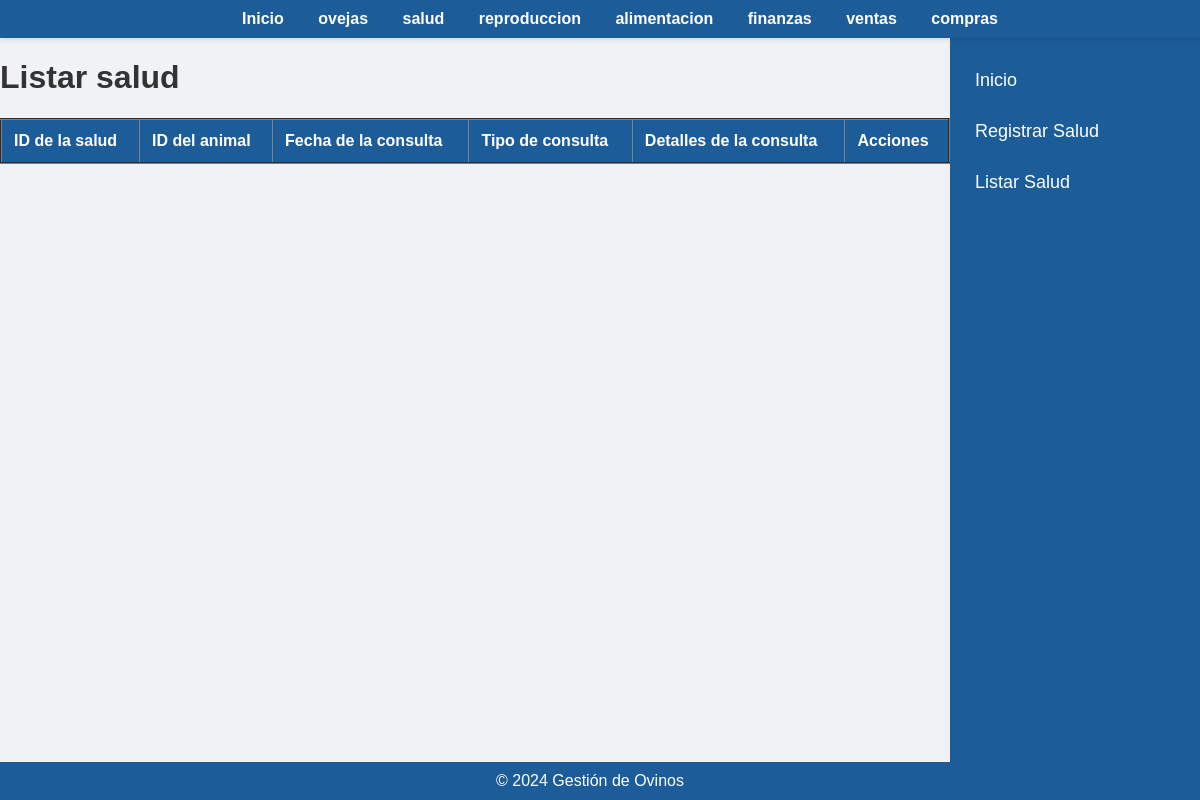
The page /listar_salud on the database as committed earlier.
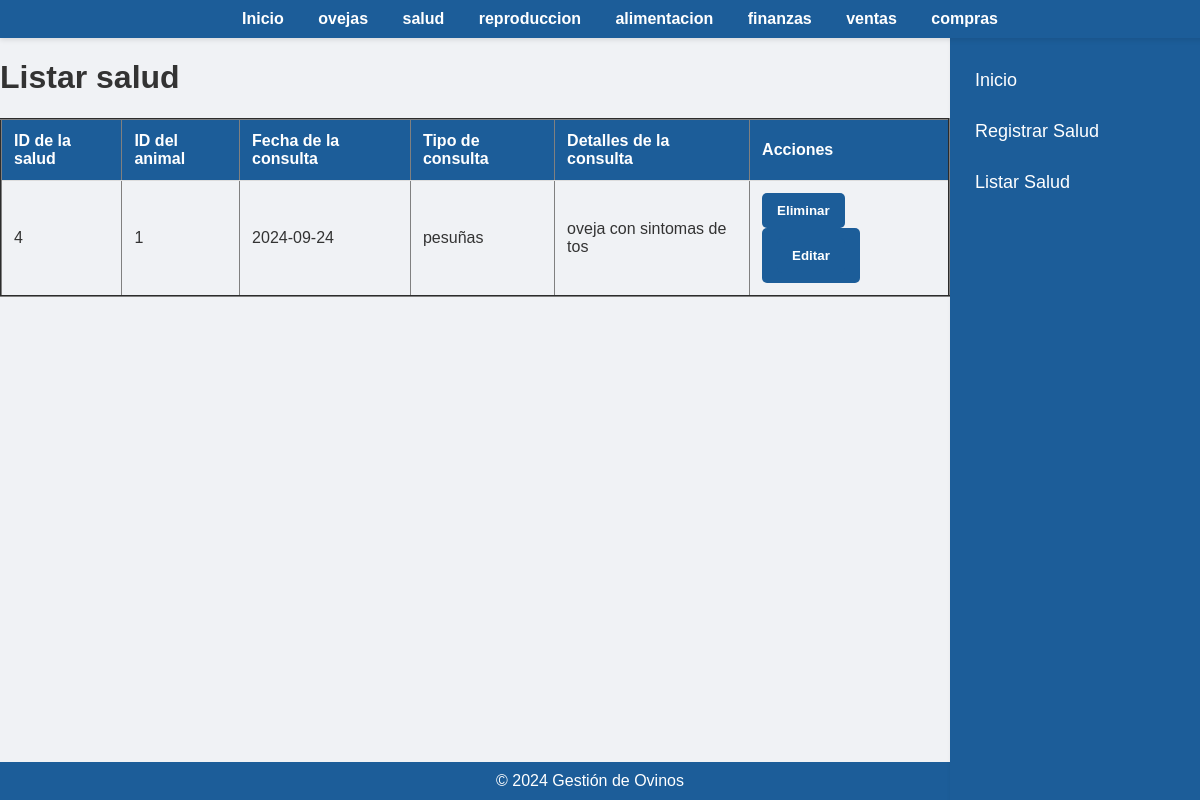
The same page on the database as committed later.
### app/models.py (models this page shows)
class Salud(db.Model):
    id = db.Column(db.Integer, primary_key=True)
    id_oveja = db.Column(db.Integer, db.ForeignKey('oveja.id'), nullable=False)
    fecha = db.Column(db.Date, nullable=False)
    tipo_tratamiento = db.Column(db.String(100), nullable=False)
    detalle = db.Column(db.Text, nullable=False)

### app/routes.py (the view)
@app.route('/listar_salud')
def listar_salud():
    salud = Salud.query.all()
    return render_template('listar_salud.html', salud=salud)

### app/templates/listar_salud.html (shortened to what this page needs)
<!DOCTYPE html>
<html lang="es">
<head>
    <link rel="stylesheet" href="{{ url_for('static', filename='styles.css') }}">
</head>
<body>
    <div class="navbar">
        <a href="{{ url_for('index') }}">Inicio</a>
        <a href="{{ url_for('oveja') }}"> ovejas  </a>
        <a href="{{ url_for('salud') }}">salud</a>
        <a href="{{url_for('reproduccion')}}"> reproduccion</a>
        <a href="{{url_for('alimentacion')}}">alimentacion</a></li>
        <a href="{{url_for('finanzas')}}">finanzas</a></li>
        <a href="{{url_for('venta')}}">ventas</a></li>
        <a href="{{url_for('compra')}}">compras</a></li>
    </div>
    <footer>
        &copy; 2024 Gestión de Ovinos
    </footer>
    <div class="sidebar">
        <a href="{{ url_for('index') }}">Inicio</a>
        <a href="{{url_for('registrar_salud')}}">Registrar Salud</a></li>
        <a href="{{url_for('listar_salud')}}">Listar Salud</a></li>
    </div>
</body>
</html>
    <h1>Listar salud</h1>
    <table border="2">
        <thead>
            <tr>
                <th>ID de la salud</th>
                <th>ID del animal</th>
                <th>Fecha de la consulta</th>
                <th>Tipo de consulta</th>
                <th>Detalles de la consulta</th>
                <th>Acciones</th>
            </tr>
        </thead>
        <tbody>
            {% for salud in salud %}
            <tr>
                <td>{{ salud.id }}</td>
                <td>{{ salud.id_oveja }}</td>
                <td>{{ salud.fecha }}</td>
                <td>{{ salud.tipo_tratamiento }}</td>
                <td>{{ salud.detalle }}</td>
                <td>
                    <form action="{{ url_for('eliminar_salud', id=salud.id) }}" method="post" style="display:inline;">
                        <button type="submit" class="btn btn-danger" onclick="return confirm('¿Estás seguro de que deseas eliminar esta entrada de salud?');">Eliminar</button>
                    </form>
                    <button> <a href="{{ url_for('editar_salud', id=salud.id) }}" class="btn">Editar<a></button>
                </td>
            </tr>
            {% endfor %}
        </tbody>
    </table>
</body>
</html>

Rows that differ between the two databases and show on the page:
added Salud: id "4", id_oveja "1", fecha "2024-09-24", tipo_tratamiento "pesuñas", detalle "oveja con sintomas de tos"
